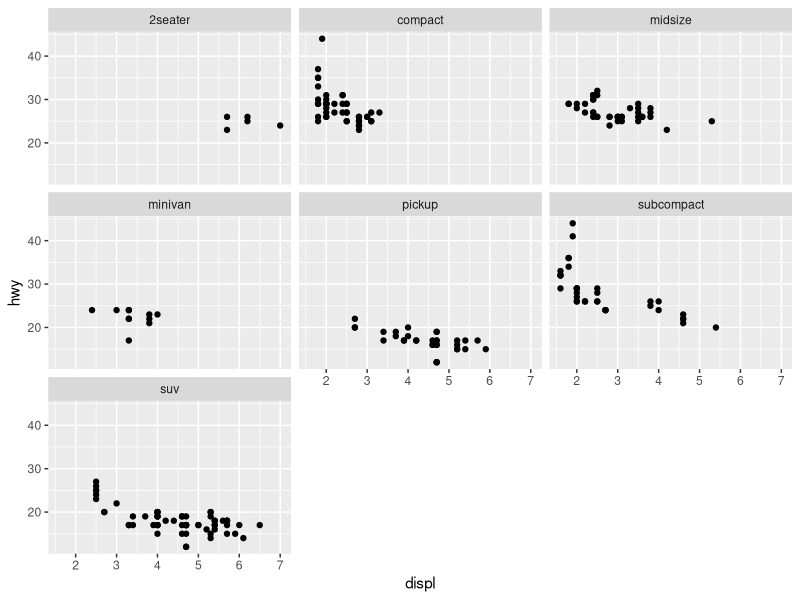
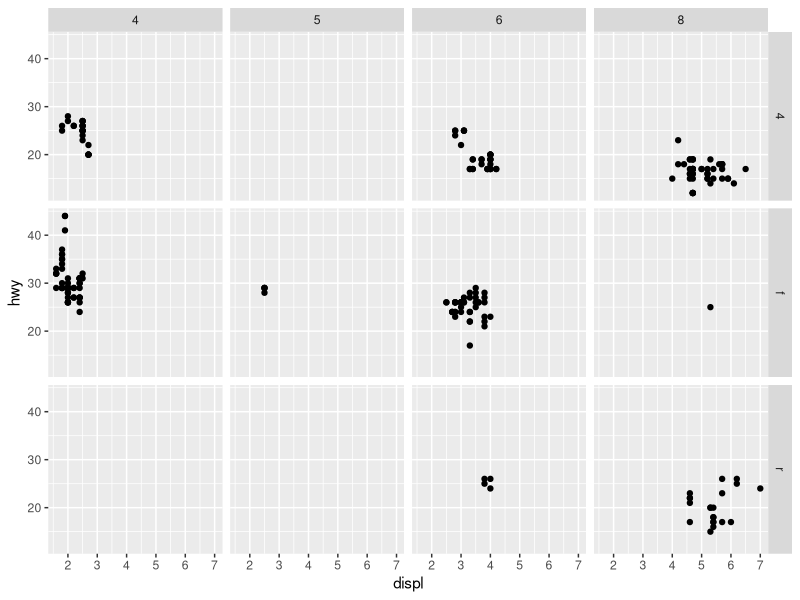
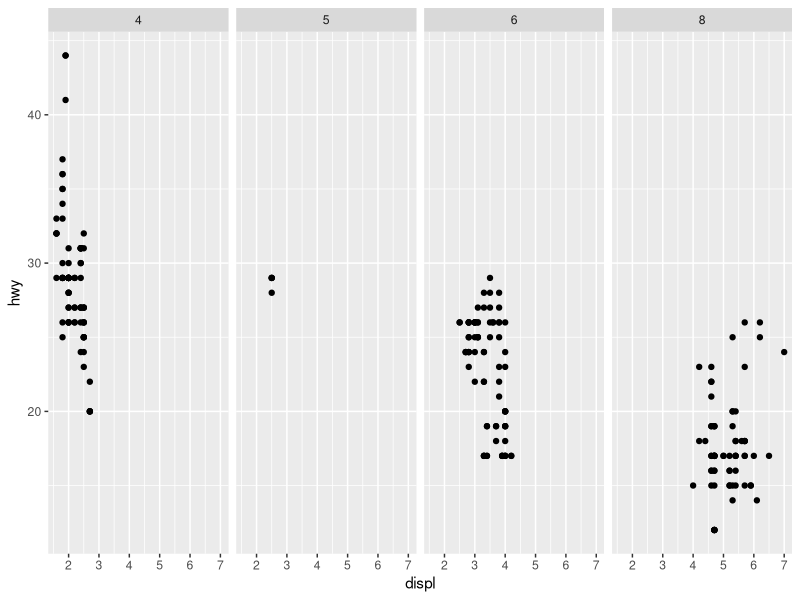
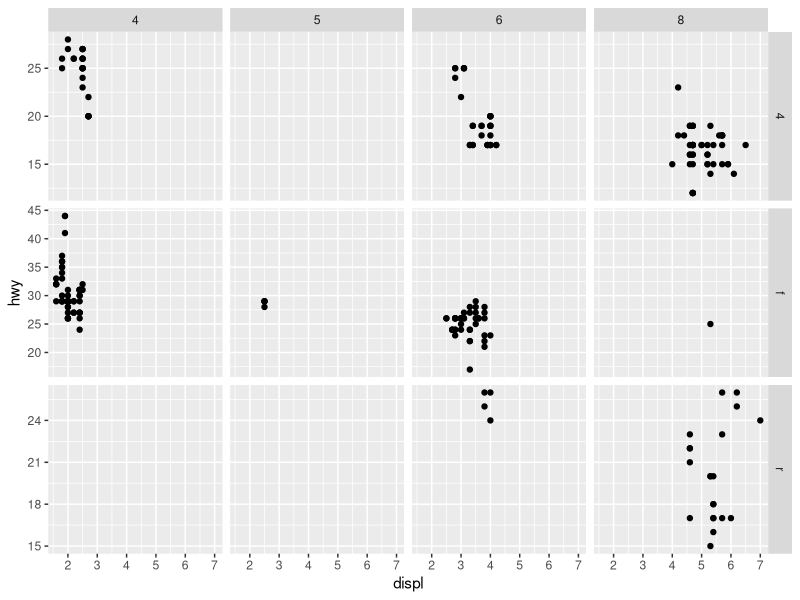
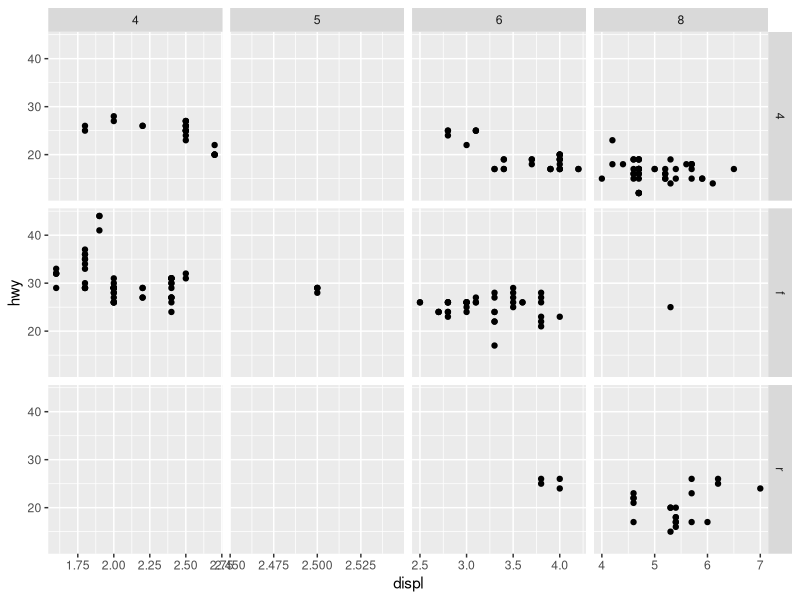
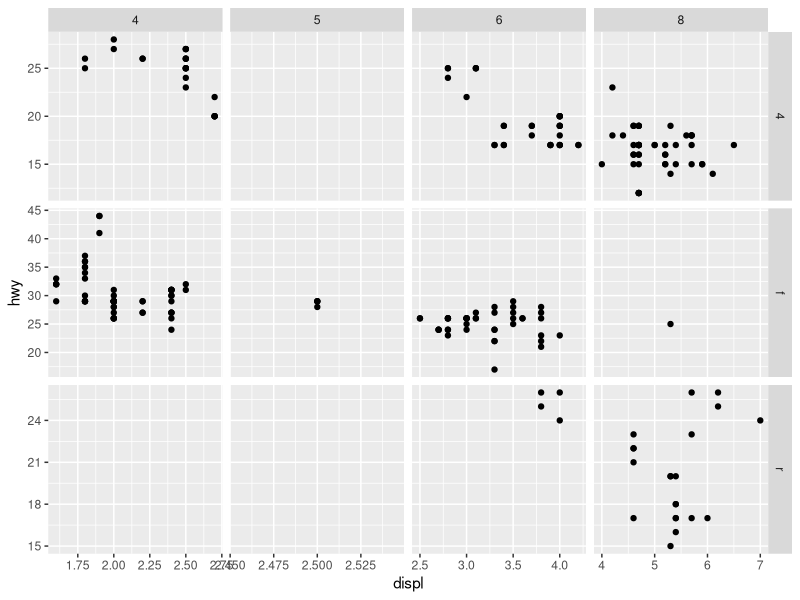
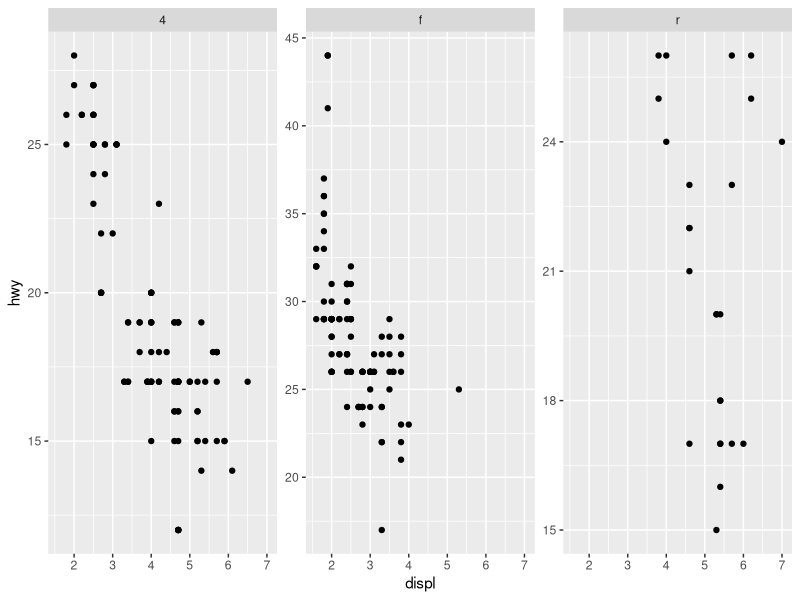
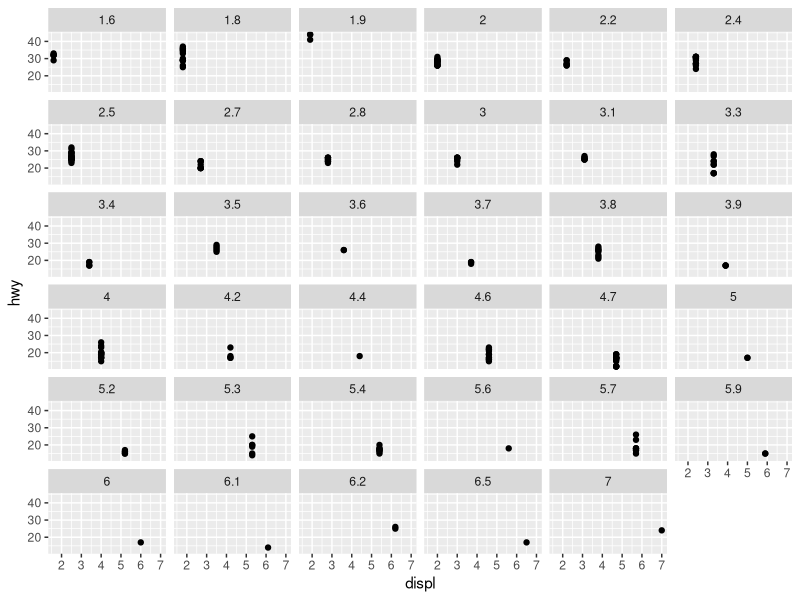

Source code (R) for these figures, in order: (Note: this script raises an error after producing the figures.)
## ---- chunk 1
knitr::opts_chunk$set(echo = TRUE)
## ---- chunk 2
library(tidyverse)
library(here)
## ---- chunk 3
ggplot(data = mpg) +
  geom_point(mapping = aes(x = displ, y = hwy)) +
  facet_wrap("class")
## ---- chunk 4
ggplot(data = mpg) + 
  geom_point(mapping = aes(x = displ, y = hwy)) + 
  facet_grid(drv ~ cyl)
## ---- chunk 5
ggplot(data = mpg) + 
  geom_point(mapping = aes(x = displ, y = hwy)) + 
  facet_grid(. ~ cyl)
## ---- chunk 6
ggplot(data = mpg) + 
  geom_point(mapping = aes(x = displ, y = hwy)) + 
  facet_grid(drv ~ cyl, scales = "free_y")
## ---- chunk 7
ggplot(data = mpg) + 
  geom_point(mapping = aes(x = displ, y = hwy)) + 
  facet_grid(drv ~ cyl, scales = "free_x")
## ---- chunk 8
ggplot(data = mpg) + 
  geom_point(mapping = aes(x = displ, y = hwy)) + 
  facet_grid(drv ~ cyl, scales = "free") # free scale for both: x and y axis
## ---- chunk 9
ggplot(data = mpg) + 
  geom_point(mapping = aes(x = displ, y = hwy)) + 
  facet_wrap("drv", scales = "free_y")
## ---- chunk 10
mpg
## ---- chunk 11
ggplot(data = mpg) + 
  geom_point(mapping = aes(x = displ, y = hwy)) + 
  facet_wrap(~ displ)
## ---- chunk 12
ggplot(data = mpg) + 
  geom_point(mapping = aes(x = drv, y = cyl))
## ---- chunk 13
ggplot(data = mpg) + 
  geom_point(mapping = aes(x = displ, y = hwy)) +
  facet_grid(drv ~ .)

ggplot(data = mpg) + 
  geom_point(mapping = aes(x = displ, y = hwy)) +
  facet_grid(. ~ cyl)
## ---- chunk 14
?facet_wrap
## ---- chunk 15
ggplot(data = mpg) + 
  geom_point(mapping = aes(x = displ, y = hwy)) +
  facet_wrap(~ cyl, nrow = 2, ncol = 3)
## ---- chunk 16
ggplot(data = mpg) + 
  geom_point(mapping = aes(x = displ, y = hwy)) + 
  facet_grid(drv ~ cyl)
## ---- chunk 17
ggplot(data = mpg) + 
  geom_point(mapping = aes(x = displ, y = hwy)) + 
  facet_grid(cyl ~ drv)
## ---- chunk 18
ggplot(data = mpg) + 
  geom_point(mapping = aes(x = displ, y = hwy))
## ---- chunk 19
ggplot(data = mpg) + 
  geom_smooth(mapping = aes(x = displ, y = hwy))
## ---- chunk 20
ggplot(data = mpg) + 
  geom_smooth(mapping = aes(x = displ, y = hwy, linetype = drv, color = drv)) +
  scale_color_manual(values = viridisLite::viridis(3))
## ---- chunk 21
gg2 <- lsf.str("package:ggplot2")
gg2[grep("^geom", gg2)]
## ---- chunk 22
ggplot(data = mpg) +
  geom_smooth(mapping = aes(x = displ, y = hwy, group = drv))
## ---- chunk 23
ggplot(data = mpg) +
  geom_smooth(
    mapping = aes(x = displ, y = hwy, color = drv),
    show.legend = FALSE
  )
## ---- chunk 24
ggplot(data = mpg) + 
  geom_point(mapping = aes(x = displ, y = hwy)) +
  geom_smooth(mapping = aes(x = displ, y = hwy))
## ---- chunk 25
ggplot(data = mpg, mapping = aes(x = displ, y = hwy)) + 
  geom_point() +
  geom_smooth()
## ---- chunk 26
ggplot(data = mpg, mapping = aes(x = displ, y = hwy)) + 
  geom_point(mapping = aes(color = class)) + 
  geom_smooth()
## ---- chunk 27
ggplot(data = mpg, mapping = aes(x = displ, y = hwy)) + 
  geom_point(mapping = aes(color = class)) + 
  geom_smooth(data = filter(mpg, class == "subcompact"), se = FALSE)
## ---- chunk 28
ggplot(data = mpg, mapping = aes(x = displ, y = hwy, color = drv)) + 
  geom_point() + 
  geom_smooth(se = FALSE)
## ---- chunk 29
ggplot(data = mpg, mapping = aes(x = displ, y = hwy)) + 
  geom_point() + 
  geom_smooth()

ggplot() + 
  geom_point(data = mpg, mapping = aes(x = displ, y = hwy)) + 
  geom_smooth(data = mpg, mapping = aes(x = displ, y = hwy))
## ---- chunk 30
ggplot(data = diamonds) + 
  geom_bar(mapping = aes(x = cut))
## ---- chunk 31
diamonds
## ---- chunk 32
ggplot(data = diamonds) + 
  stat_count(mapping = aes(x = cut))
## ---- chunk 33
diamonds_summarised <- diamonds %>% 
  group_by(cut) %>% 
  summarise(N = n())
diamonds_summarised
## ---- chunk 34
ggplot(data = diamonds_summarised) +
  geom_bar(mapping = aes(x = cut, y = N), stat = "identity")
## ---- chunk 35
ggplot(data = diamonds) + 
  geom_bar(mapping = aes(x = cut, y = ..prop.., group = 1))
## ---- chunk 36
ggplot(data = diamonds) + 
  stat_summary(
    mapping = aes(x = cut, y = depth),
    fun.ymin = min,
    fun.ymax = max,
    fun.y = median
  )
## ---- chunk 37
ggplot(data = diamonds) + 
  stat_summary(
    mapping = aes(x = cut, y = depth),
    fun.data = mean_se
  )
## ---- chunk 38
ggplot(data = diamonds) + 
  stat_count(mapping = aes(x = cut, fill = cut))
## ---- chunk 39
ggplot(data = diamonds) + 
  stat_count(mapping = aes(x = cut, fill = clarity))
## ---- chunk 40
ggplot(data = diamonds) + 
  stat_count(mapping = aes(x = cut, fill = clarity), position = "identity")
## ---- chunk 41
ggplot(data = diamonds) + 
  geom_bar(mapping = aes(x = cut, fill = clarity), position = "fill")
## ---- chunk 42
ggplot(data = diamonds) + 
  geom_bar(mapping = aes(x = cut, fill = clarity), position = "dodge")
## ---- chunk 43
ggplot(data = mpg) +
  geom_point(mapping = aes(x = displ, y = hwy), position = "jitter")
## ---- chunk 44
ggplot(data = mpg, mapping = aes(x = cty, y = hwy)) + 
  geom_point()
## ---- chunk 45
ggplot(data = mpg, mapping = aes(x = class, y = hwy)) + 
  geom_boxplot() +
  coord_flip()
## ---- chunk 46
# install.packages("sp")
# level 0 map data was downloaded from http://www.gadm.org/country
# https://biogeo.ucdavis.edu/data/gadm3.6/Rsp/gadm36_EST_0_sp.rds
est <- read_rds("data/EST_adm0.rds")
ggplot(est, aes(long, lat, group = group)) +
  geom_polygon(fill = "white", colour = "black")

ggplot(est, aes(long, lat, group = group)) +
  geom_polygon(fill = "white", colour = "black") +
  coord_quickmap()
